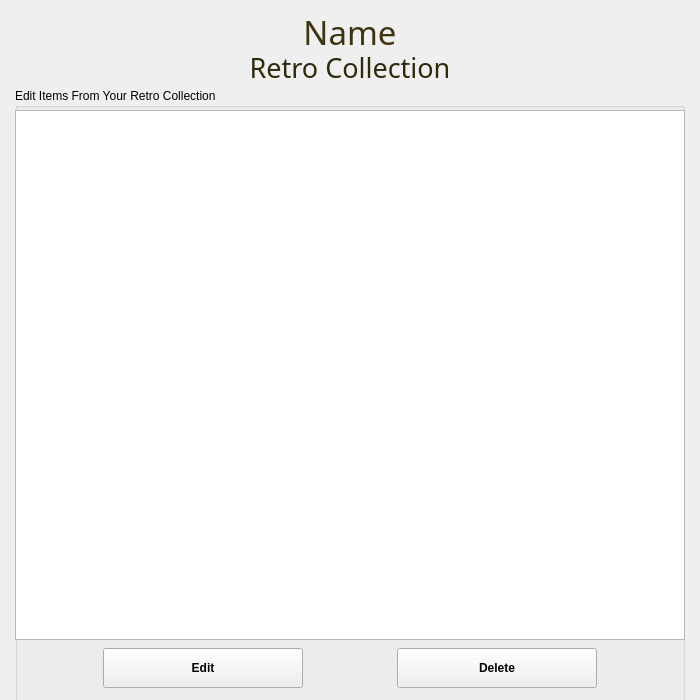
<?xml version="1.0" encoding="UTF-8"?>
<ui version="4.0">
 <class>MainWindow</class>
 <widget class="QMainWindow" name="MainWindow">
  <property name="geometry">
   <rect>
    <x>0</x>
    <y>0</y>
    <width>700</width>
    <height>700</height>
   </rect>
  </property>
  <property name="sizePolicy">
   <sizepolicy hsizetype="Minimum" vsizetype="Minimum">
    <horstretch>0</horstretch>
    <verstretch>0</verstretch>
   </sizepolicy>
  </property>
  <property name="minimumSize">
   <size>
    <width>700</width>
    <height>700</height>
   </size>
  </property>
  <property name="maximumSize">
   <size>
    <width>700</width>
    <height>700</height>
   </size>
  </property>
  <property name="windowTitle">
   <string>Edit Items</string>
  </property>
  <widget class="QWidget" name="centralwidget">
   <property name="sizePolicy">
    <sizepolicy hsizetype="Minimum" vsizetype="Minimum">
     <horstretch>0</horstretch>
     <verstretch>0</verstretch>
    </sizepolicy>
   </property>
   <property name="minimumSize">
    <size>
     <width>700</width>
     <height>700</height>
    </size>
   </property>
   <property name="maximumSize">
    <size>
     <width>700</width>
     <height>700</height>
    </size>
   </property>
   <widget class="QWidget" name="verticalLayoutWidget">
    <property name="geometry">
     <rect>
      <x>0</x>
      <y>0</y>
      <width>700</width>
      <height>755</height>
     </rect>
    </property>
    <layout class="QVBoxLayout" name="verticalLayout">
     <property name="sizeConstraint">
      <enum>QLayout::SetMinimumSize</enum>
     </property>
     <property name="leftMargin">
      <number>15</number>
     </property>
     <property name="topMargin">
      <number>15</number>
     </property>
     <property name="rightMargin">
      <number>15</number>
     </property>
     <property name="bottomMargin">
      <number>15</number>
     </property>
     <item>
      <widget class="QLabel" name="lbl_name">
       <property name="sizePolicy">
        <sizepolicy hsizetype="Minimum" vsizetype="Minimum">
         <horstretch>0</horstretch>
         <verstretch>0</verstretch>
        </sizepolicy>
       </property>
       <property name="minimumSize">
        <size>
         <width>670</width>
         <height>30</height>
        </size>
       </property>
       <property name="maximumSize">
        <size>
         <width>670</width>
         <height>30</height>
        </size>
       </property>
       <property name="palette">
        <palette>
         <active>
          <colorrole role="WindowText">
           <brush brushstyle="SolidPattern">
            <color alpha="255">
             <red>63</red>
             <green>52</green>
             <blue>14</blue>
            </color>
           </brush>
          </colorrole>
          <colorrole role="Text">
           <brush brushstyle="SolidPattern">
            <color alpha="255">
             <red>142</red>
             <green>122</green>
             <blue>230</blue>
            </color>
           </brush>
          </colorrole>
         </active>
         <inactive>
          <colorrole role="WindowText">
           <brush brushstyle="SolidPattern">
            <color alpha="255">
             <red>63</red>
             <green>52</green>
             <blue>14</blue>
            </color>
           </brush>
          </colorrole>
          <colorrole role="Text">
           <brush brushstyle="SolidPattern">
            <color alpha="255">
             <red>142</red>
             <green>122</green>
             <blue>230</blue>
            </color>
           </brush>
          </colorrole>
         </inactive>
         <disabled>
          <colorrole role="WindowText">
           <brush brushstyle="SolidPattern">
            <color alpha="255">
             <red>127</red>
             <green>127</green>
             <blue>127</blue>
            </color>
           </brush>
          </colorrole>
          <colorrole role="Text">
           <brush brushstyle="SolidPattern">
            <color alpha="255">
             <red>127</red>
             <green>127</green>
             <blue>127</blue>
            </color>
           </brush>
          </colorrole>
         </disabled>
        </palette>
       </property>
       <property name="font">
        <font>
         <family>Big Caslon</family>
         <pointsize>25</pointsize>
         <strikeout>false</strikeout>
        </font>
       </property>
       <property name="text">
        <string>Name</string>
       </property>
       <property name="alignment">
        <set>Qt::AlignCenter</set>
       </property>
      </widget>
     </item>
     <item>
      <widget class="QLabel" name="lbl_retro">
       <property name="sizePolicy">
        <sizepolicy hsizetype="Minimum" vsizetype="Minimum">
         <horstretch>0</horstretch>
         <verstretch>0</verstretch>
        </sizepolicy>
       </property>
       <property name="minimumSize">
        <size>
         <width>670</width>
         <height>25</height>
        </size>
       </property>
       <property name="maximumSize">
        <size>
         <width>670</width>
         <height>25</height>
        </size>
       </property>
       <property name="palette">
        <palette>
         <active>
          <colorrole role="WindowText">
           <brush brushstyle="SolidPattern">
            <color alpha="255">
             <red>48</red>
             <green>41</green>
             <blue>11</blue>
            </color>
           </brush>
          </colorrole>
         </active>
         <inactive>
          <colorrole role="WindowText">
           <brush brushstyle="SolidPattern">
            <color alpha="255">
             <red>48</red>
             <green>41</green>
             <blue>11</blue>
            </color>
           </brush>
          </colorrole>
         </inactive>
         <disabled>
          <colorrole role="WindowText">
           <brush brushstyle="SolidPattern">
            <color alpha="255">
             <red>127</red>
             <green>127</green>
             <blue>127</blue>
            </color>
           </brush>
          </colorrole>
         </disabled>
        </palette>
       </property>
       <property name="font">
        <font>
         <family>Big Caslon</family>
         <pointsize>20</pointsize>
        </font>
       </property>
       <property name="text">
        <string>Retro Collection</string>
       </property>
       <property name="alignment">
        <set>Qt::AlignCenter</set>
       </property>
      </widget>
     </item>
     <item>
      <widget class="QGroupBox" name="groupBox_2">
       <property name="sizePolicy">
        <sizepolicy hsizetype="Minimum" vsizetype="Minimum">
         <horstretch>0</horstretch>
         <verstretch>0</verstretch>
        </sizepolicy>
       </property>
       <property name="minimumSize">
        <size>
         <width>670</width>
         <height>650</height>
        </size>
       </property>
       <property name="maximumSize">
        <size>
         <width>670</width>
         <height>650</height>
        </size>
       </property>
       <property name="title">
        <string>Edit Items From Your Retro Collection</string>
       </property>
       <widget class="QWidget" name="verticalLayoutWidget_2">
        <property name="geometry">
         <rect>
          <x>0</x>
          <y>20</y>
          <width>672</width>
          <height>582</height>
         </rect>
        </property>
        <layout class="QVBoxLayout" name="verticalLayout_2">
         <item>
          <widget class="QTableWidget" name="tbl_items">
           <property name="sizePolicy">
            <sizepolicy hsizetype="Minimum" vsizetype="Minimum">
             <horstretch>0</horstretch>
             <verstretch>0</verstretch>
            </sizepolicy>
           </property>
           <property name="minimumSize">
            <size>
             <width>670</width>
             <height>530</height>
            </size>
           </property>
           <property name="maximumSize">
            <size>
             <width>670</width>
             <height>530</height>
            </size>
           </property>
          </widget>
         </item>
         <item>
          <layout class="QHBoxLayout" name="horizontalLayout_3">
           <item>
            <widget class="QPushButton" name="btn_edit">
             <property name="sizePolicy">
              <sizepolicy hsizetype="Minimum" vsizetype="Minimum">
               <horstretch>0</horstretch>
               <verstretch>0</verstretch>
              </sizepolicy>
             </property>
             <property name="minimumSize">
              <size>
               <width>200</width>
               <height>40</height>
              </size>
             </property>
             <property name="maximumSize">
              <size>
               <width>200</width>
               <height>40</height>
              </size>
             </property>
             <property name="font">
              <font>
               <weight>75</weight>
               <bold>true</bold>
              </font>
             </property>
             <property name="text">
              <string>Edit</string>
             </property>
            </widget>
           </item>
           <item>
            <widget class="QPushButton" name="btn_delete">
             <property name="sizePolicy">
              <sizepolicy hsizetype="Minimum" vsizetype="Minimum">
               <horstretch>0</horstretch>
               <verstretch>0</verstretch>
              </sizepolicy>
             </property>
             <property name="minimumSize">
              <size>
               <width>200</width>
               <height>40</height>
              </size>
             </property>
             <property name="maximumSize">
              <size>
               <width>200</width>
               <height>40</height>
              </size>
             </property>
             <property name="font">
              <font>
               <weight>75</weight>
               <bold>true</bold>
              </font>
             </property>
             <property name="text">
              <string>Delete</string>
             </property>
            </widget>
           </item>
          </layout>
         </item>
        </layout>
       </widget>
      </widget>
     </item>
    </layout>
   </widget>
  </widget>
 </widget>
 <resources/>
 <connections/>
</ui>
